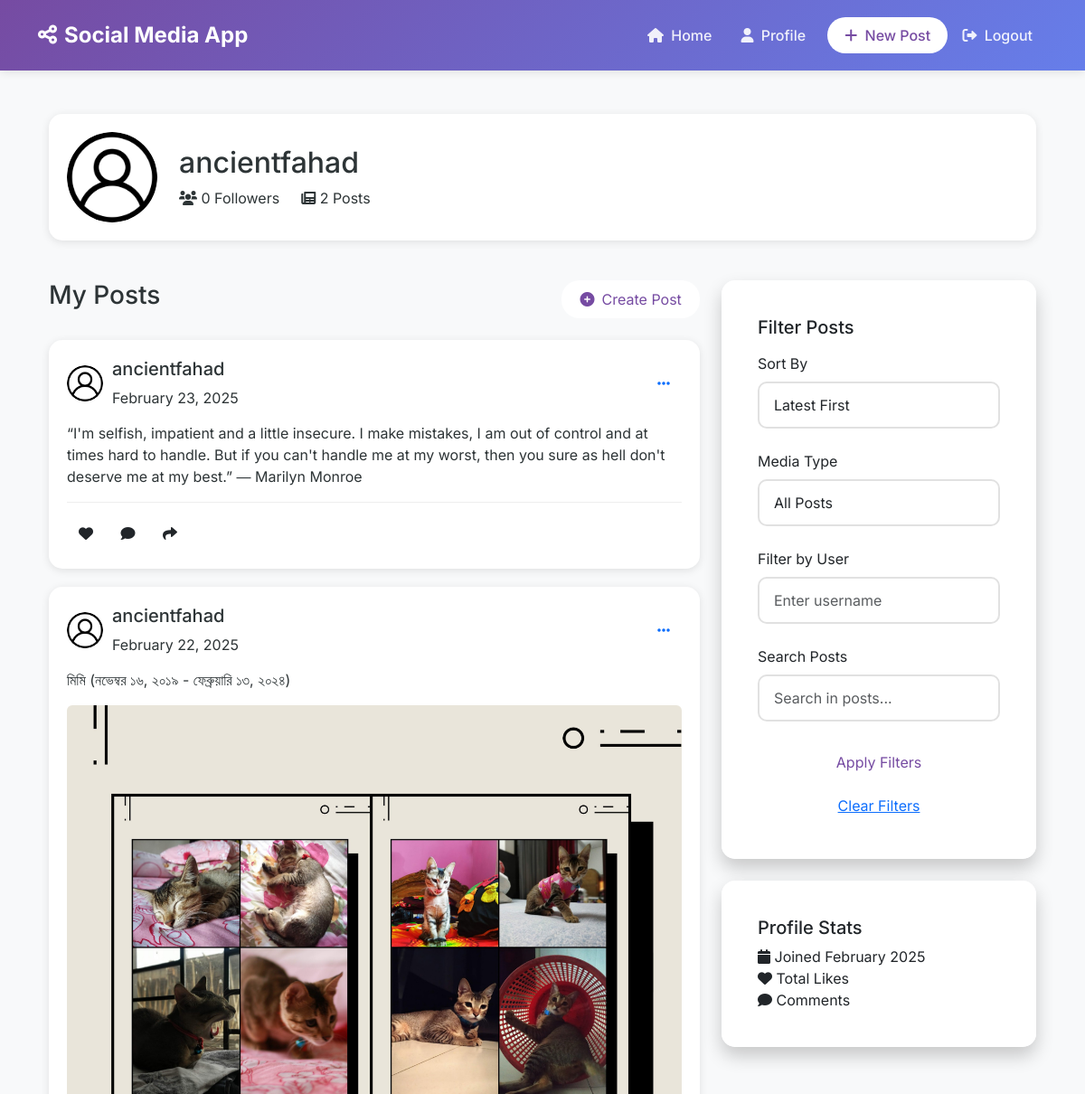
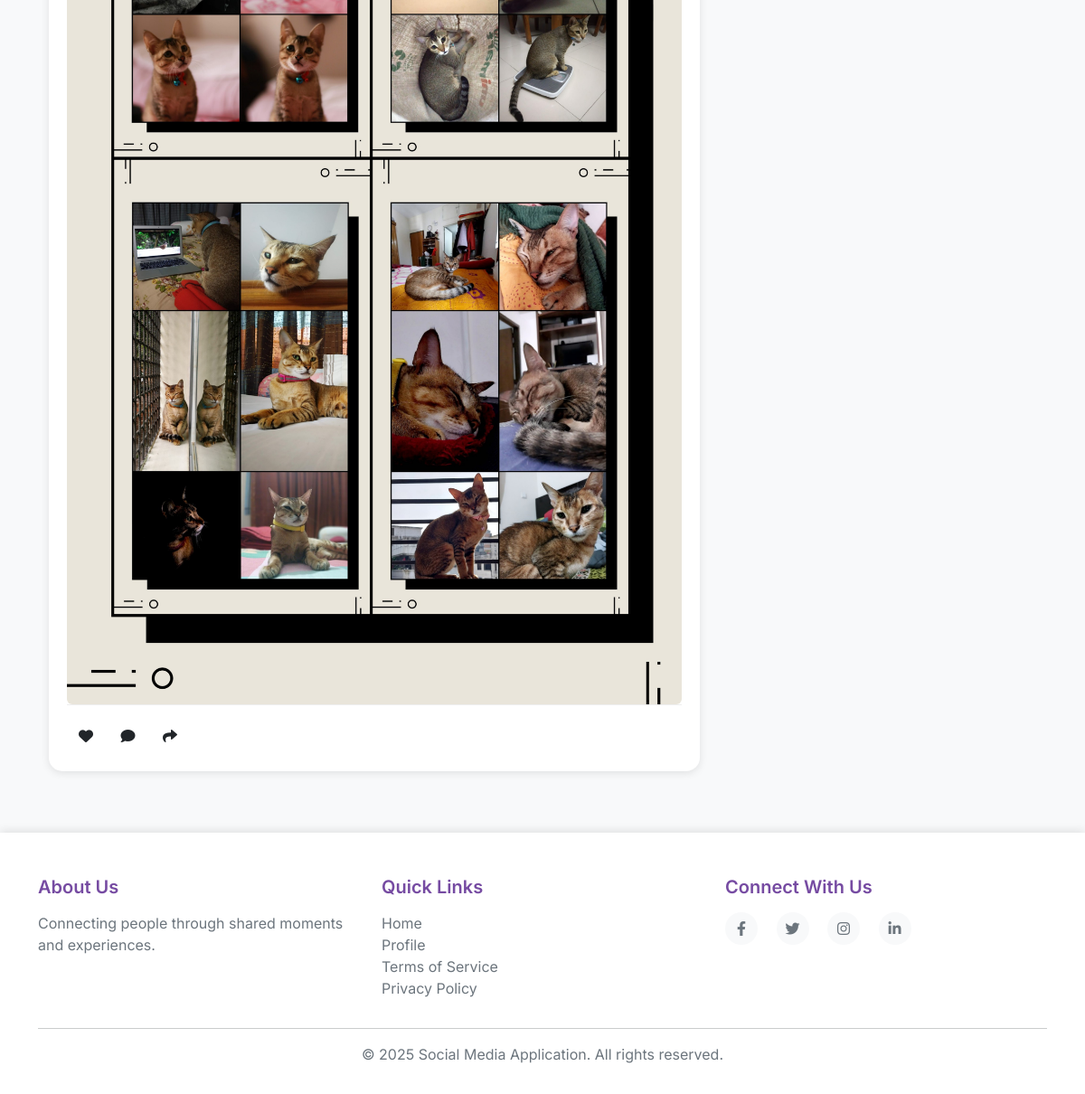
Screenshot of /profile/ (signed in) with the database file from the repository (2 pictures, top to bottom).
### core/models.py (models this page shows, shortened)
class Post(models.Model):
    user = models.ForeignKey(User, on_delete=models.CASCADE, related_name='posts')
    content = models.TextField()
    image = models.ImageField(upload_to='posts/', blank=True, null=True)
    created_at = models.DateTimeField(auto_now_add=True)
    updated_at = models.DateTimeField(auto_now=True)
    class Meta:
        ordering = ['-created_at']

### core/views.py (the view)
# urls.py: path('profile/', views.UserProfileView.as_view(), name='profile'),
class UserProfileView(LoginRequiredMixin, ListView):
    model = Post
    template_name = 'core/profile.html'
    context_object_name = 'posts'
    paginate_by = 10
    def get_queryset(self):
        queryset = Post.objects.filter(user=self.request.user)
        date_filter = self.request.GET.get('date', 'latest')
        if date_filter == 'oldest':
            queryset = queryset.order_by('created_at')
        else:
            queryset = queryset.order_by('-created_at')
        media_filter = self.request.GET.get('media', 'all')
        print(f"UserProfileView - Media filter: {media_filter}")
        if media_filter == 'text':
            queryset = queryset.filter(Q(image__isnull=True) | Q(image=''))
            print(f"UserProfileView - Text-only posts: {queryset.count()}")
        elif media_filter == 'images':
            queryset = queryset.exclude(Q(image__isnull=True) | Q(image=''))
            print(f"UserProfileView - Image posts: {queryset.count()}")
        search_query = self.request.GET.get('q', '')
        if search_query:
            queryset = queryset.filter(content__icontains=search_query)
        print(f"UserProfileView - Final queryset count: {queryset.count()}")
        return queryset
    def get_context_data(self, **kwargs):
        context = super().get_context_data(**kwargs)
        context['date_filter'] = self.request.GET.get('date', 'latest')
        context['media_filter'] = self.request.GET.get('media', 'all')
        context['search_query'] = self.request.GET.get('q', '')
        return context

### templates/core/profile.html (shortened to what this page needs)
{% extends 'base.html' %}
{% block content %}
<div class="container py-4">
    <div class="row">
        <div class="col-12 mb-4">
            <div class="post-card">
                <div class="profile-header d-flex align-items-center">
                    <img src="{{ user.profile.avatar.url|default:'/static/images/default-avatar.png' }}"
                         class="profile-avatar me-4"
                         alt="Profile picture"
                         style="width: 100px; height: 100px; border-radius: 50%; object-fit: cover;">
                    <div class="profile-info">
                        <h2 class="mb-2">{{ user.username }}</h2>
                        <div class="quick-stats d-flex gap-4">
                            <div class="stat-item">
                                <i class="fas fa-users"></i>
                                <span>{{ user.followers.count|default:"0" }} Followers</span>
                            </div>
                            <div class="stat-item">
                                <i class="fas fa-newspaper"></i>
                                <span>{{ user.posts.count|default:"0" }} Posts</span>
                            </div>
                        </div>
                    </div>
                </div>
            </div>
        </div>
        <div class="col-md-8">
            <div class="d-flex justify-content-between align-items-center mb-4">
                <h3 class="section-title">My Posts</h3>
                <button class="btn btn-create-post btn-custom-primary ms-2" data-bs-toggle="modal" data-bs-target="#createPostModal">
                    <i class="fas fa-plus-circle me-2"></i>Create Post
                </button>
            </div>
            {% for post in posts %}
                <div class="post-card fade-in">
                    <div class="post-header">
                        <div class="user-info">
                            <img src="{{ user.profile.avatar.url|default:'/static/images/default-avatar.png' }}"
                                 class="user-avatar"
                                 alt="Profile picture">
                            <div class="user-details">
                                <h5 class="username">{{ user.username }}</h5>
                                <span class="post-time">{{ post.created_at|date:"F d, Y" }}</span>
                            </div>
                        </div>
                        <div class="post-actions dropdown">
                            <button class="btn btn-link" data-bs-toggle="dropdown">
                                <i class="fas fa-ellipsis-h"></i>
                            </button>
                        </div>
                    </div>
                    <div class="post-content">
                        <p>{{ post.content }}</p>
                        {% if post.image %}
                            <div class="post-image">
                                <img src="{{ post.image.url }}"
                                     class="img-fluid rounded"
                                     alt="Post image"
                                     onclick="openImageModal(this.src)">
                            </div>
                        {% endif %}
                    </div>
                    <div class="post-footer">
                        <div class="interaction-buttons">
                            <button class="btn btn-like">
                                <i class="fas fa-heart"></i>
                            </button>
                            <button class="btn btn-comment" onclick="">
                                <i class="fas fa-comment"></i>
                            </button>
                            <button class="btn btn-share" onclick="">
                                <i class="fas fa-share"></i>
                            </button>
                        </div>
                    </div>
                </div>
            {% empty %}
                <div class="empty-state">
                    <i class="fas fa-newspaper fa-3x mb-3"></i>
                    <h3>No Posts Found</h3>
                    <p>Try adjusting your filters or share your first post!</p>
                </div>
            {% endfor %}
        </div>
        <div class="col-md-4">
            <div class="card sidebar-card mb-4">
                <div class="card-body">
                    <h5 class="sidebar-title">Filter Posts</h5>
                    <form method="GET" action="" class="mt-3">
                        <div class="form-group">
                            <label class="form-label">Sort By</label>
                            <select name="date" class="form-control">
                                <option value="latest" {% if date_filter == 'latest' %}selected{% endif %}>Latest First</option>
                            </select>
                        </div>
                        <div class="form-group">
                            <label class="form-label">Media Type</label>
                            <select name="media" class="form-control">
                                <option value="all" {% if media_filter == 'all' %}selected{% endif %}>All Posts</option>
                            </select>
                        </div>
                        <div class="form-group">
                            <label class="form-label">Filter by User</label>
                            <input type="text" name="user" class="form-control" value="{{ user_filter }}"
                                   placeholder="Enter username">
                        </div>
                        <div class="form-group mb-4">
                            <label class="form-label">Search Posts</label>
                            <input type="text" name="q" class="form-control" value="{{ search_query }}"
                                   placeholder="Search in posts...">
                        </div>
                        <button type="submit" class="btn btn-custom-primary w-100">
                            Apply Filters
                        </button>
                        {% if date_filter or media_filter or user_filter or search_query %}
                            <a href="?" class="btn btn-link w-100 mt-2">Clear Filters</a>
                        {% endif %}
                    </form>
                </div>
            </div>
            <div class="card sidebar-card">
                <div class="card-body">
                    <h5 class="sidebar-title">Profile Stats</h5>
                    <div class="quick-stats">
                        <div class="stat-item">
                            <i class="fas fa-calendar"></i>
                            <span>Joined {{ user.date_joined|date:"F Y" }}</span>
                        </div>
                        <div class="stat-item">
                            <i class="fas fa-heart"></i>
                            <span>{{ total_likes }} Total Likes</span>
                        </div>
                        <div class="stat-item">
                            <i class="fas fa-comment"></i>
                            <span>{{ total_comments }} Comments</span>
                        </div>
                    </div>
                </div>
            </div>
        </div>
    </div>
</div>
{% endblock %}

### static/css/style.css (style rules this page uses)
:root { --primary-color: #764ba2; --secondary-color: #667eea; --background-color: #f8f9fa; --text-color: #2d3436; --navbar-height: 70px; }
body { font-family: 'Inter', sans-serif; background-color: var(--background-color); color: var(--text-color); min-height: 100vh; display: flex; flex-direction: column; }
.btn-custom-primary { background-color: white; color: var(--primary-color) !important; border-radius: 20px; padding: 0.5rem 1.2rem !important; transition: all 0.3s ease; }
.card { border: none; border-radius: 15px; box-shadow: 0 10px 20px rgba(0,0,0,0.2); backdrop-filter: blur(10px); background: rgba(255, 255, 255, 0.95); transition: transform 0.3s ease; }
.card-body { padding: 2.5rem; }
.form-group { margin-bottom: 1.5rem; position: relative; }
.form-control { border-radius: 10px; padding: 0.75rem 1rem; border: 2px solid #e1e1e1; transition: all 0.3s ease; }
.post-card { background: white; border-radius: 15px; border: none; box-shadow: 0 2px 10px rgba(0,0,0,0.1); margin-bottom: 20px; padding: 20px; }
.post-header { display: flex; justify-content: space-between; align-items: center; margin-bottom: 15px; }
.user-info { display: flex; align-items: center; }
.user-avatar { width: 40px; height: 40px; border-radius: 50%; margin-right: 10px; object-fit: cover; }
.post-footer { border-top: 1px solid #eee; padding-top: 15px; }
.fade-in { animation: fadeIn 0.5s ease; }

### rows the page displays
Post: created_at "February 23, 2025", content "“I'm selfish, impatient and a little insecure. I make mistakes, I am out of control and at times hard to handle. But if you can't handle me at my worst, then you sure as hell don't deserve me at my best.” ― Marilyn Monroe"
Post: created_at "February 22, 2025", content "মিমি (নভেম্বর ১৬, ২০১৯ - ফেব্রুয়ারি ১৩, ২০২৪)", image (picture)

### other values shown
{{ user.username }} "ancientfahad"
{{ user.followers.count|default:"0" }} "0"
{{ user.posts.count|default:"0" }} "2"
{{ user.date_joined|date:"F Y" }} "February 2025"
